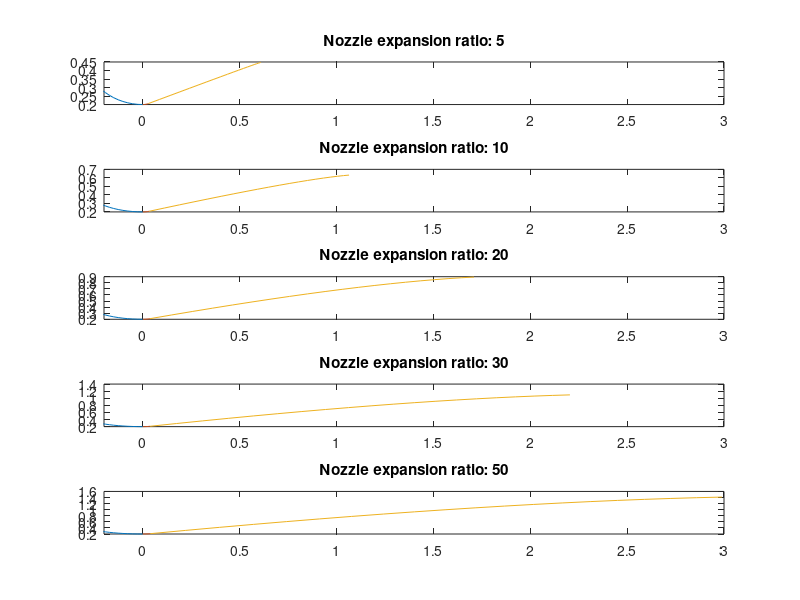

Recreate this plot in MATLAB. (Note: this script raises an error after producing the figure.)
clear; close all; clc;

% theta_n = 26;%deg
% theta_e = 10.5;%deg
% e = 10; % nozzle expansion ratio
theta_ns = [23,26,29,30,31];
theta_es = [13, 10.5, 9, 8.5, 7.8];
es = [5,10,20,30,50];
%half_cone_angle = 15;
half_cone_angle = 18;
Rt = 0.2; %m

for i=1:5    
    subplot(5,1,i);
    theta_n = theta_ns(i);%deg
    theta_e = theta_es(i);%deg
    e = es(i); % nozzle expansion ratio
   
    L_N = 0.8*((sqrt(e)-1)*Rt/tan(deg2rad(half_cone_angle)));
    Re = sqrt(e)*Rt;
    
    % entrant section
    theta = deg2rad(-135:5:-90);
    x = 1.5*Rt*cos(theta);
    y = 1.5*Rt*sin(theta)+1.5*Rt+Rt;
    plot(x,y);
    hold on;
    % exit section
    theta = deg2rad(linspace(-90,theta_n-90,10));
    x = 0.382*Rt*cos(theta);
    y = 0.382*Rt*sin(theta)+0.382*Rt+Rt;
    plot(x,y);
    
    % bell section
    Nx = x(end);
    Ny = y(end);
    Ex = L_N;
    Ey = Re;
    m1 = tan(deg2rad(theta_n));
    m2 = tan(deg2rad(theta_e));
    C1 = Ny-m1*Nx;
    C2 = Ey-m2*Ex;
    Qx = (C2-C1)/(m1-m2);
    Qy = (m1*C2-m2*C1)/(m1-m2);
    
    t = linspace(0,1,20);
    x = (1-t).^2*Nx+2*(1-t).*t*Qx+t.^2*Ex;
    y = (1-t).^2*Ny+2*(1-t).*t*Qy+t.^2*Ey;
    plot(x,y);
    title(sprintf('Nozzle expansion ratio: %d',e));
    xlim([-0.2 3]);
%     ylim([0 0.7]);
end
sgtitle('80% Bell nozzle design');

big;



